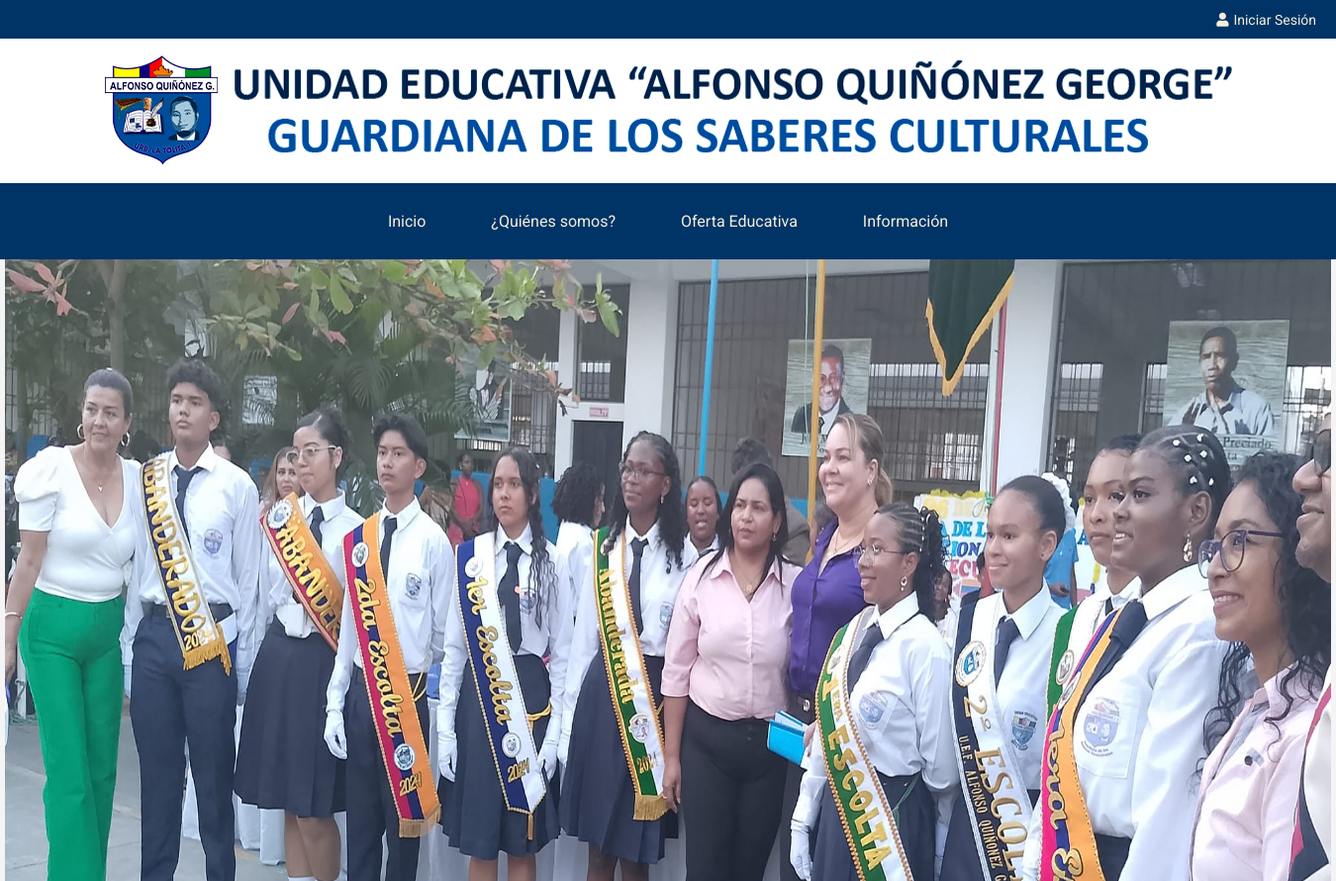
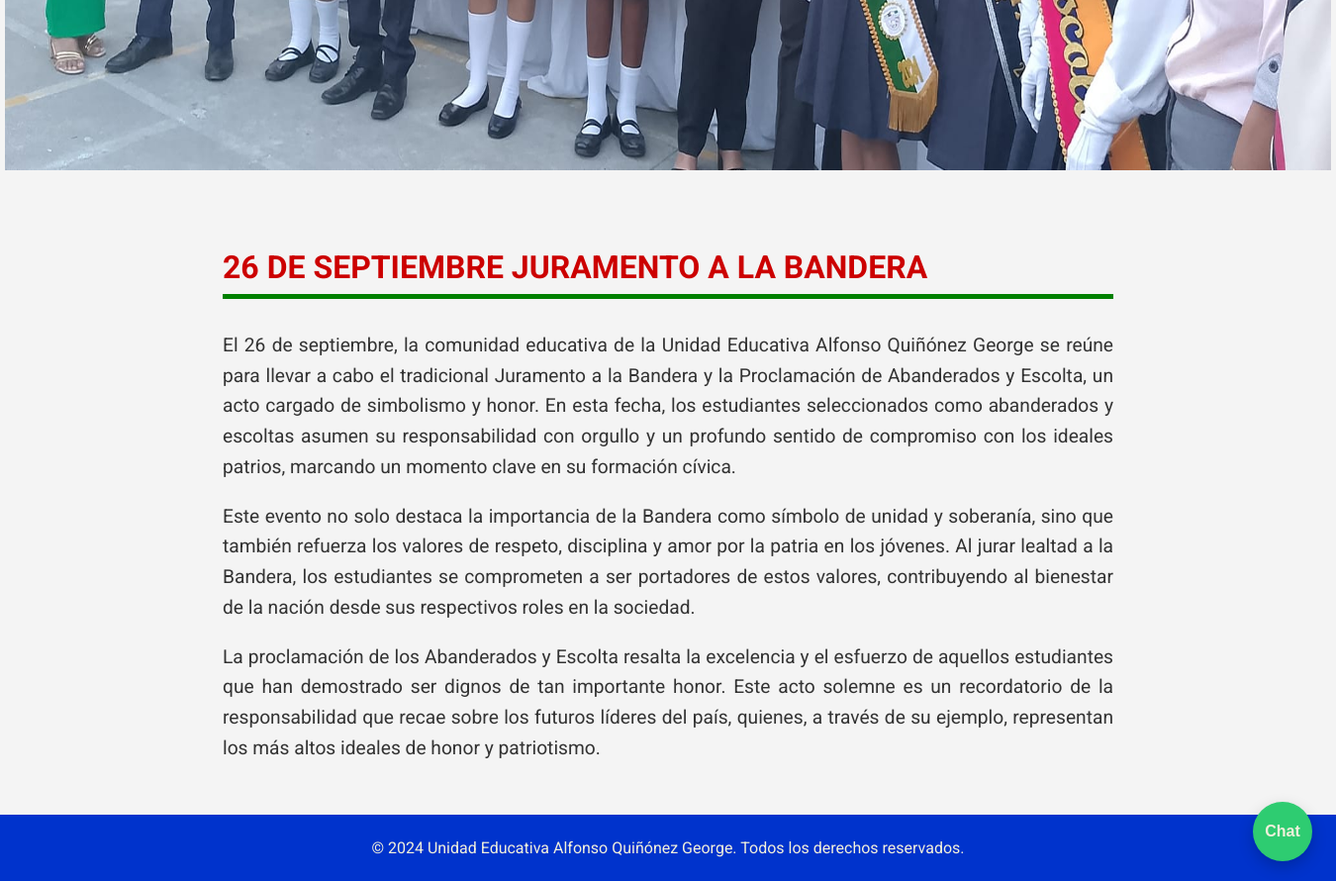
The page /Noticia3.php on the database its author committed (2 pictures, top to bottom).
### tables this page shows
CREATE TABLE `noticia3` (
  `idN3` int(11) NOT NULL,
  `TituloN3` varchar(255) NOT NULL,
  `Parrafo1N3` text NOT NULL,
  `Parrafo2N3` text NOT NULL,
  `Parrafo3N3` text NOT NULL,
  `ImagenN3` varchar(255) NOT NULL,
  `DescripN3` varchar(200) NOT NULL
);

### Noticia3.php (the view, shortened to what this page needs)
<?php
include('Conexion.php');
$query = "SELECT * FROM noticia3 WHERE idN3 = 1";
$resultado = $conn->query($query);
if ($resultado->num_rows > 0) {
    $row = $resultado->fetch_assoc();
} else {
    echo "No se encontraron datos.";
}
?>
<!DOCTYPE html>
<html lang="es">
<head>
    <link rel="stylesheet" href="styles.css">
    <link rel="stylesheet" href="chatbot.css">
    <link rel="stylesheet" href="Editores.css">
    <link href="https://cdnjs.cloudflare.com/ajax/libs/font-awesome/5.15.4/css/all.min.css" rel="stylesheet">
</head>
<body>
    <div class="login-container">
        <a href="Recursos.html" class="login-link">
            <i class="fas fa-user"></i> Iniciar Sesión
        </a>
    </div>
    <header>
        <img src="img/Encabezado1.png" alt="Imagen de la Institución" width="1171" height="114">
    </header>
    <nav>
        <ul>
            <li><a href="index.php">Inicio</a></li>
            <li class="dropdown">
                <a href="javascript:void(0);" class="dropdown-btn">¿Quiénes somos?</a>
            </li>
            <li class="dropdown">
                <a href="javascript:void(0);" class="dropdown-btn" id="oferta-btn">Oferta Educativa</a>
            </li>
            <li><a href="Info.php">Información</a></li>
        </ul>
    </nav>
    <div>
        <img src="<?php echo $row['ImagenN3']; ?>" alt="Noticia3 AQG" class="full-width-image">
    </div>
    <main class="elemental-container">
        <section id="elemental">
            <h2><?php echo $row['TituloN3']; ?></h2>
            <div class="title-line"></div>
            <p>
                <?php echo $row['Parrafo1N3']; ?>
            </p>
            <p>
                <?php echo $row['Parrafo2N3']; ?>
            </p>
            <p>
                <?php echo $row['Parrafo3N3']; ?>
            </p>
        </section>
    </main>
    <footer>
        <p>© 2024 Unidad Educativa Alfonso Quiñónez George. Todos los derechos reservados.</p>
    </footer>
    <div id="chatbot-container">
        <button id="chatbot-button" onclick="toggleChat()">Chat</button>
    </div>
</body>
</html>

### styles.css (style rules this page uses)
body { font-family: 'Roboto', sans-serif; margin: 0; padding: 0; background-color: #f4f4f4; display: flex; flex-direction: column; min-height: 100vh; }
header { background-color: #ffffff; padding: 1rem 0; text-align: center; }
header img { display: block; margin: 0 auto; }
.login-container { background-color: #003366; color: #f2f0db; padding: 10px 20px; text-align: right; }
.login-link { color: #f2f0db; text-decoration: none; font-size: 14px; display: inline-flex; align-items: center; transition: color 0.3s ease; }
.login-link i { margin-right: 5px; }
nav { background-color: #003366; padding: 0.2rem 0; position: relative; z-index: 1001; }
nav ul { list-style: none; padding: 0; text-align: center; }
nav ul li { display: inline-block; position: relative; margin: 0 1rem; }
nav ul li a { color: #f2f0db; text-decoration: none; transition: color 0.3s ease; padding: 10px 15px; display: inline-block; }
nav .dropdown { position: relative; }
nav .dropdown-btn { transition: color 0.3s ease; }
.title-line { width: 100%; height: 5px; background-color: #445a14; }
footer { background-color: #0033cc; color: #f2f0db; text-align: center; padding: 0.5rem 0; position: relative; width: 100%; bottom: 0; left: 0; z-index: 1000; }

### chatbot.css (style rules this page uses)
#chatbot-container { position: fixed; bottom: 20px; right: 20px; z-index: 9999; font-family: 'Segoe UI', Tahoma, Geneva, Verdana, sans-serif; }
button { background-color: #3498db; color: white; padding: 0.45rem 0.75rem; border: none; border-radius: 8px; cursor: pointer; font-size: 0.9rem; margin: 4px 4px 0 0; }
#chatbot-button { background-color: #2ecc71; color: #f2f0db; border: none; border-radius: 50%; width: 60px; height: 60px; font-size: 1rem; font-weight: bold; cursor: pointer; box-shadow: 0 6px 16px rgba(0, 0, 0, 0.2); transition: background-color 0.3s ease; }

### Editores.css (style rules this page uses)
.elemental-container { text-align: center; padding: 2rem; max-width: 900px; margin: 0 auto; }
#elemental h2 { color: #cc0000; font-size: 2rem; font-weight: bold; text-transform: uppercase; text-align: left; margin-bottom: 0.5rem; }
.title-line { width: 100%; height: 5px; background-color: #008000; margin: 0 auto 2rem auto; }
.full-width-image { width: 1340px; height: 800px; display: block; margin: 0 auto 20px auto; }
#elemental p { font-size: 1.2rem; line-height: 1.6; color: #333; text-align: justify; }

### rows shown on the page
noticia3: ImagenN3 (picture), TituloN3 "26 DE SEPTIEMBRE JURAMENTO A LA BANDERA", Parrafo1N3 "El 26 de septiembre, la comunidad educativa de la Unidad Educativa Alfonso Quiñónez George se reúne para llevar a cabo el tradicional Juramento a la Bandera y la Proclamación de Abanderados y Escolta, un acto cargado de simbolismo y honor. En esta fecha, los estudiantes seleccionados como abanderados y escoltas asumen su responsabilidad con orgullo y un profundo sentido de compromiso con los ideales patrios, marcando un momento clave en su formación cívica.", Parrafo2N3 "Este evento no solo destaca la importancia de la Bandera como símbolo de unidad y soberanía, sino que también refuerza los valores de respeto, disciplina y amor por la patria en los jóvenes. Al jurar lealtad a la Bandera, los estudiantes se comprometen a ser portadores de estos valores, contribuyendo al bienestar de la nación desde sus respectivos roles en la sociedad.", Parrafo3N3 "La proclamación de los Abanderados y Escolta resalta la excelencia y el esfuerzo de aquellos estudiantes que han demostrado ser dignos de tan importante honor. Este acto solemne es un recordatorio de la responsabilidad que recae sobre los futuros líderes del país, quienes, a través de su ejemplo, representan los más altos ideales de honor y patriotismo."
